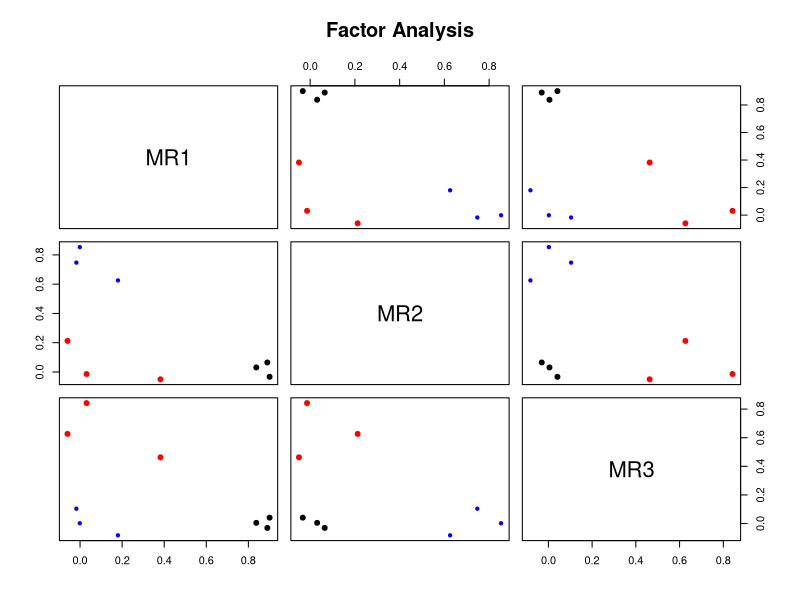
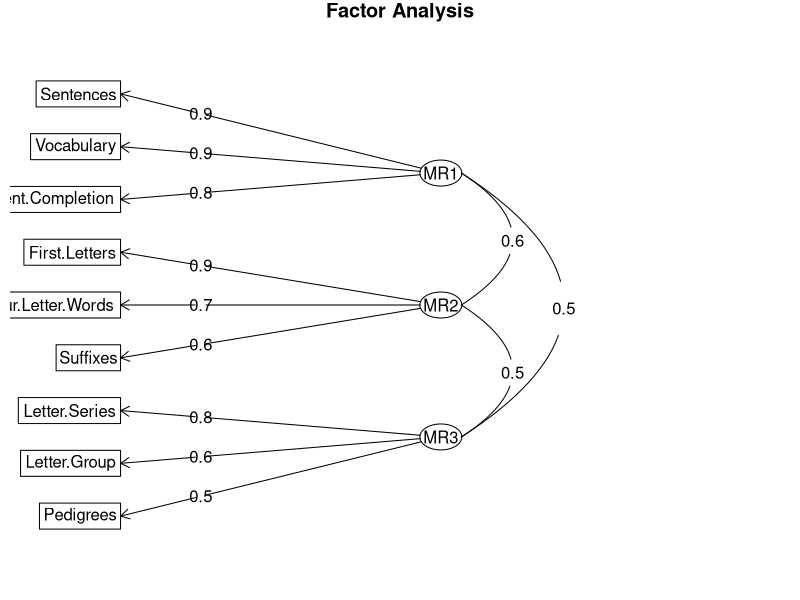

Recreate these plots in R, in order.
## ---- chunk 1
library(psych)

data(Thurstone)

f3t <- fa(Thurstone, 3, n.obs=213)
f3t
## ---- chunk 2
f3 <- fa(Thurstone, 3, n.obs = 213, fm="pa")
f3o <- target.rot(f3)
f3o
## ---- chunk 3
plot(f3t)
## ---- chunk 4
f3w <- fa(Thurstone, 3, n.obs = 213, fm="wls")
print(f3w, cut=0, digits=3)
## ---- chunk 5
fa.diagram(f3t)
